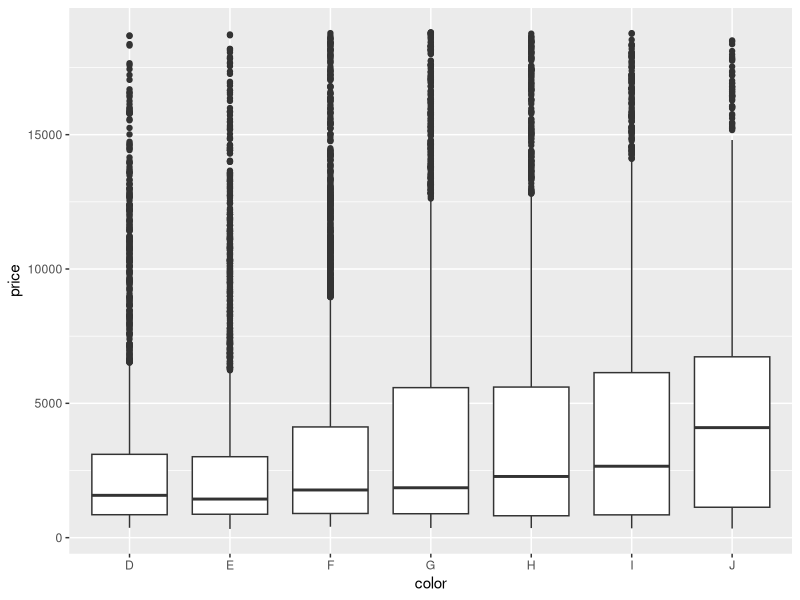

Write the R code that produced this figure.
## ---- chunk 1
ipak <- function(pkg){
    new.pkg <- pkg[!(pkg %in% installed.packages()[, "Package"])]
    if (length(new.pkg)) 
        install.packages(new.pkg, repos = "http://cran.us.r-project.org", dependencies = TRUE)
    sapply(pkg, require, character.only = TRUE)
}

# usage
packages <- c("ggplot2", "dplyr")
ipak(packages)
## ---- chunk 2
library(dplyr)
library(ggplot2)
## ---- chunk 3
#for illustration purpose take the diamonds dataset from ggplot2 package and attached to this session
data(diamonds)
#examin first 6 observations
head(diamonds)
#take help from r documentation
#?diamonds
#examine the data
dim(diamonds)
str(diamonds)
summary(diamonds)
## ---- chunk 4
# select only the variables carat, color and price
select(diamonds, carat, color, price)
## ---- chunk 5
# examine the factors in cut variable
table(diamonds$cut)
# subsetting or filtering the diamonds dataset where cut==”Premium”
filter(diamonds, cut=="Premium")
## ---- chunk 6
diamondsNew<- mutate(diamonds, pricePerCarat = price/carat)
#examine the new dataset whether new variable is added or not
head(diamondsNew)
names(diamondsNew)
## ---- chunk 7
# first we will see the first 6 diamonds price in our dataset
head(diamonds$depth)
# then we can use arrange function on top of this vector of first six observationds of depth variable
head(arrange(diamonds,depth))
# the above output is basically shows in ascending order
# you can use desc() function inside arrange to make descending the data
head(arrange(diamonds,desc(depth)))
## ---- chunk 8
#to get the average of price variable
summarize(diamonds, avgPrice = mean(price, na.rm = TRUE) )
#combination of summarize/summarise with group_by
summarise(group_by(diamonds, cut), mean=mean(price, na.rm = TRUE))
summarize(group_by(diamonds, cut), mean=mean(price, na.rm = TRUE))
## ---- chunk 9
#Now we will use those above functions filter select and mutate and combine them into one and get the result by using %>% operator  
# filter(diamonds, cut=="Premium")
#select(diamonds, carat, color, price)
# diamondsNew<- mutate(diamonds, pricePerCarat = price/carat)


diamondsPipe <- diamonds %>% filter(cut=="Premium") %>% select(carat, color, price) %>% mutate(pricePerCarat = price/carat)
head(diamondsPipe)
## ---- chunk 10
diamonds %>% 
  filter(cut == "Ideal") %>% 
  ggplot(aes(x=color,y=price)) + 
geom_boxplot()     
     
